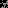
Frame 1 (no input)
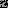
Frame 60 (the mouse pressed at the canvas centre just before this capture)
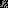
Frame 120 (the mouse held since frame 60 and released just before this capture)

The Processing sketch that drew these frames (run headless with seeded random() and noise(); from frame 60 on, the mouse is pressed at the canvas centre):

// Processing sketch: demo
// ── demo.pde
void setup() {
  size(8, 8);
  frameRate(7);
  colorMode(HSB, 255);
}

void draw() {
  background(0);
  for (int x = 0; x < 8; x++) {
    for (int y = 0; y < 8; y++) {
      stroke(random(120,255));
      if (random(1)>0.5) point(x,y);
    }
  }
  save("frame.png");
}
